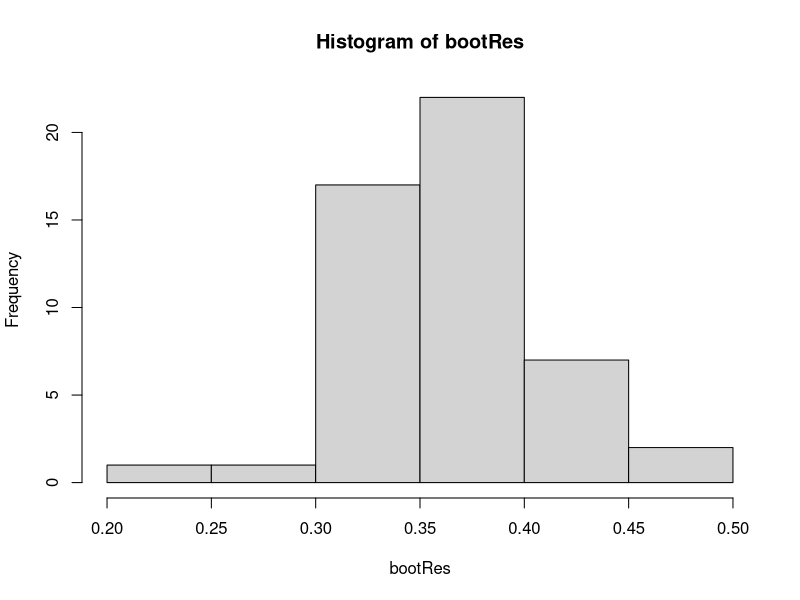
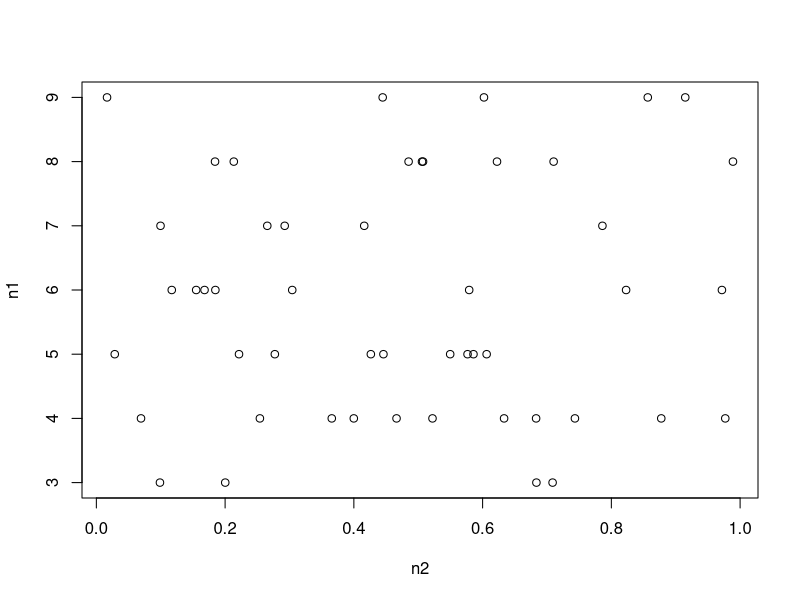
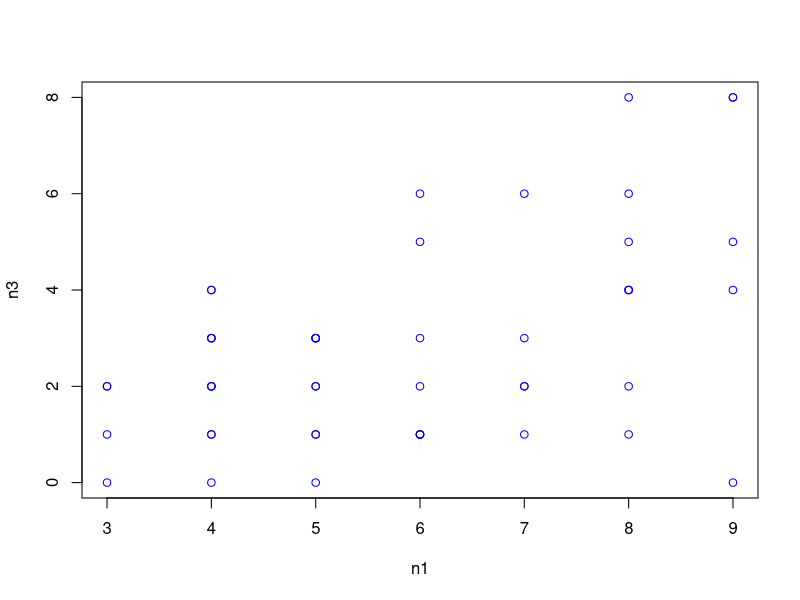
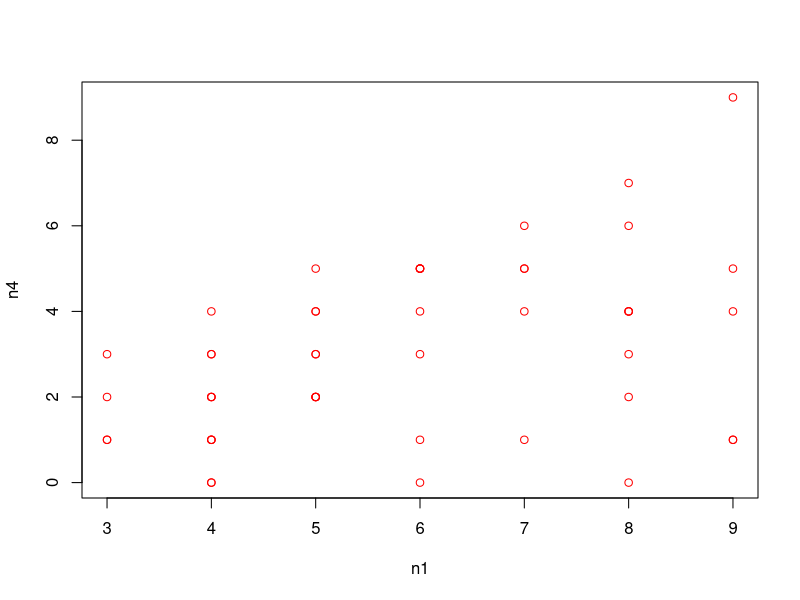
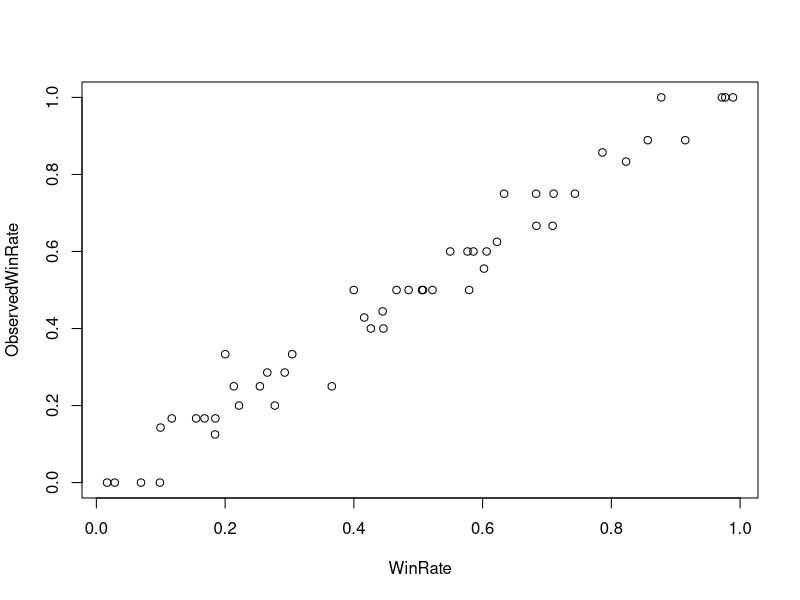

These charts were generated, in order, by the following R code:
## ---- chunk 1
knitr::opts_chunk$set(echo = FALSE)
## ---- chunk 2

library(parallel)
library(ggplot2)
library(dplyr)

detectCores()

## 8 
##clusterExport(cl, ls())

## check the system code ##
#profvis



## Compute the probability that X > Y , i.e. Pr(X > Y ):

num_sim = 100

set.seed(314)

Prob_calc <- function(){

## create a vector of length num_sim of all zeros:
P <- rep(0, num_sim) 

for(i in 1:num_sim){

X <- rnorm(1, mean=4, sd=sqrt(10))
Y <- runif(1, min=2, max=8)

if(X>Y){
  
  P[i] <- 1
  
      }
}

print(sum(P)/num_sim)

}
# run: 
Prob_calc()


## Use bootstrapping to derive the sampling distribution for your estimate of Pr(X > Y)


## calculate each probability and store it in vector and then find sampling distribution

## set seed:
set.seed(413)

## create vectors of probabilities:
x <- rnorm(num_sim, mean=4, sd=sqrt(10))
y <- runif(num_sim, min=2, max=8)

## store in data.frame:
obsData <- data.frame(x, y) 




## need data from both X and Y. We then use the bootstrap method with replacement and apply the function
## as used above to calculate the probability (need to derive a sampling distribution)


# Initialisation

NRepeat <- 50 # no. of bootstrapped samples

## Column of results (propbabilities of each bootstrap iteration)

bootRes <- matrix(data = 0, nrow = NRepeat, ncol = 1) 


S <- rep(0, num_sim)



## Loop across all samples:


for (i in 1:(NRepeat)){
  
  ## Resample with replacement:
  
  bootData <- obsData[sample(x = num_sim, size = num_sim, replace = T),]
  
  
  ## calculate the probability associated with this new shuffled data:
  
  for (j in 1:nrow(bootData)){
    
    if(bootData[j,1] > bootData[j,2]){
      
      S[j] <- 1
      
    }}
    
    
      
      bootRes[i] <- (sum(S)/num_sim)
      
      S <- rep(0, num_sim) 
  
}

#print(bootRes)

summary(bootRes)
hist(bootRes)

# boxplot?

## ---- chunk 3
N_Repeat <- 50# no. of competitions entered 



## For one game:

Loop <- function (j){
  
  set.seed(j)
  
  
  WINorLOSS = c(data = NULL)
  
  ## fixed prob over all games
  pw <- runif(n = 1, min = 0, max = 1)  
  pl <- 1 - pw  
  ## create vector of two random probabilities: pw or pl
  r = 10
  x = rep(c(pw,pl), each= r)
  
  
  ## Randomize probabilities:
  
  rand <- sample(x)        #  use Sample 
  
  Total_game = c()
  
  
  
  
  for (i in 1:length(rand)) {
    
    
    
    if (rand[i] == pw){
      
      WINorLOSS <- c(WINorLOSS, 1)
      
    } 
    
    if (rand[i] == pl){
      WINorLOSS <- c(WINorLOSS, 0)
    } 
    
    if (sum(length(WINorLOSS[WINorLOSS == 1])) == 7 | sum(length(WINorLOSS[WINorLOSS == 0])) == 3){
      Prob_perGame = c()     
      Prob_perGame <- pw
      Total_game <- length(WINorLOSS)
      {break}
      
    }
    
    
  }
  
  z1<-Total_game
  z2<-pw  
  z3<-z1*z2 #games won
  z4<-z1 - z3 #games lost
  Z<-data.frame(z1, z2, z3, z4)
  
  
  
}



n1 = c()
n2 = c()
n3 = c()
n4 = c()

for (k in 1:N_Repeat) {
  n1[k] <- dplyr::pull(Loop(k), z1)  #pull out nbr of games
  n2[k] <- dplyr::pull(Loop(k), z2)  #pull out win rate
  n3[k] <- dplyr::pull(Loop(k), z3)  #pull out win count
  n4[k] <- dplyr::pull(Loop(k), z4)  #pull out loss count
} 

#Round to nearest integer

n3 <-round(n3) 
n4 <- round(n4)






Tgames <- n1 # total games
pWin <- n2 # prob of winning in game
Game_won <- n3 # games won
Game_lost = n4 # games lost



plot(n2, n1)

plot(n1,n3, col = "blue") #nbr of games won

#points(n1,n4, col = "red") 
plot(n1,n4, col = "red") #nbr of games lost

WinRate <- pWin
ObservedWinRate  <- Game_won/Tgames

plot(WinRate, ObservedWinRate)
